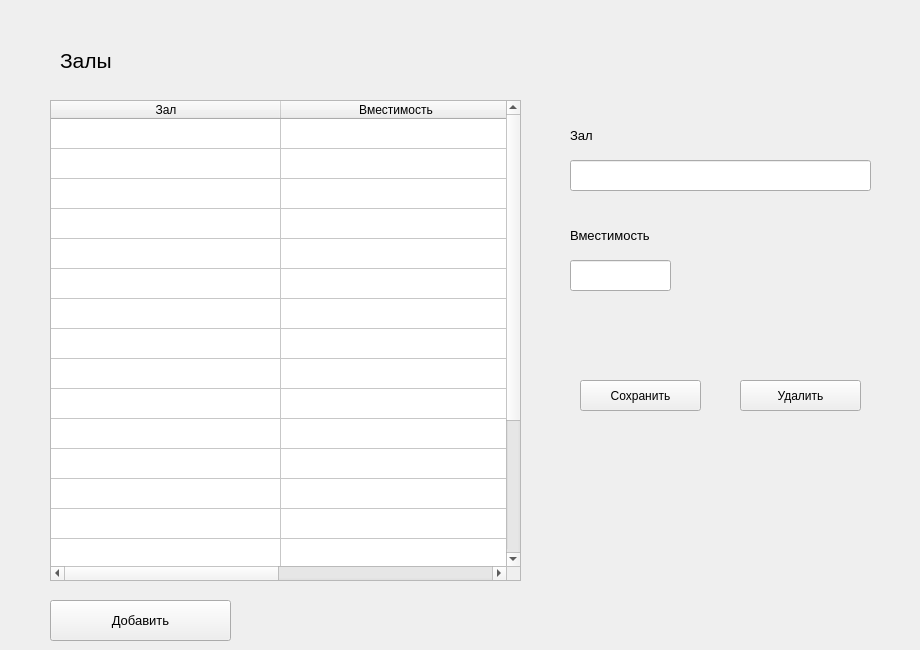
    <widget class="QWidget" name="HallPage">
     <widget class="QTableWidget" name="HallTableWidget">
      <property name="geometry">
       <rect>
        <x>50</x>
        <y>100</y>
        <width>471</width>
        <height>481</height>
       </rect>
      </property>
      <property name="rowCount">
       <number>20</number>
      </property>
      <attribute name="horizontalHeaderDefaultSectionSize">
       <number>230</number>
      </attribute>
      <attribute name="verticalHeaderVisible">
       <bool>false</bool>
      </attribute>
      <row/>
      <row/>
      <row/>
      <row/>
      <row/>
      <row/>
      <row/>
      <row/>
      <row/>
      <row/>
      <row/>
      <row/>
      <row/>
      <row/>
      <row/>
      <row/>
      <row/>
      <row/>
      <row/>
      <row/>
      <column>
       <property name="text">
        <string>Зал</string>
       </property>
      </column>
      <column>
       <property name="text">
        <string>Вместимость</string>
       </property>
      </column>
     </widget>
     <widget class="QLabel" name="label_73">
      <property name="geometry">
       <rect>
        <x>60</x>
        <y>30</y>
        <width>141</width>
        <height>61</height>
       </rect>
      </property>
      <property name="font">
       <font>
        <pointsize>16</pointsize>
       </font>
      </property>
      <property name="text">
       <string>Залы</string>
      </property>
     </widget>
     <widget class="QWidget" name="widget_hall" native="true">
      <property name="geometry">
       <rect>
        <x>550</x>
        <y>100</y>
        <width>361</width>
        <height>331</height>
       </rect>
      </property>
      <widget class="QLabel" name="label_2">
       <property name="geometry">
        <rect>
         <x>20</x>
         <y>20</y>
         <width>55</width>
         <height>31</height>
        </rect>
       </property>
       <property name="font">
        <font>
         <pointsize>10</pointsize>
        </font>
       </property>
       <property name="text">
        <string>Зал</string>
       </property>
      </widget>
      <widget class="QLineEdit" name="HallEdit">
       <property name="geometry">
        <rect>
         <x>20</x>
         <y>60</y>
         <width>301</width>
         <height>31</height>
        </rect>
       </property>
      </widget>
      <widget class="QLineEdit" name="CapacityEdit">
       <property name="geometry">
        <rect>
         <x>20</x>
         <y>160</y>
         <width>101</width>
         <height>31</height>
        </rect>
       </property>
      </widget>
      <widget class="QLabel" name="label_3">
       <property name="geometry">
        <rect>
         <x>20</x>
         <y>120</y>
         <width>121</width>
         <height>31</height>
        </rect>
       </property>
       <property name="font">
        <font>
         <pointsize>10</pointsize>
        </font>
       </property>
       <property name="text">
        <string>Вместимость</string>
       </property>
      </widget>
      <widget class="QPushButton" name="Save_hallBtn">
       <property name="geometry">
        <rect>
         <x>30</x>
         <y>280</y>
         <width>121</width>
         <height>31</height>
        </rect>
       </property>
       <property name="text">
        <string>Сохранить</string>
       </property>
      </widget>
      <widget class="QPushButton" name="Delete_hallBtn">
       <property name="geometry">
        <rect>
         <x>190</x>
         <y>280</y>
         <width>121</width>
         <height>31</height>
        </rect>
       </property>
       <property name="text">
        <string>Удалить</string>
       </property>
      </widget>
     </widget>
     <widget class="QPushButton" name="AddHallBtn">
      <property name="geometry">
       <rect>
        <x>50</x>
        <y>600</y>
        <width>181</width>
        <height>41</height>
       </rect>
      </property>
      <property name="font">
       <font>
        <pointsize>10</pointsize>
       </font>
      </property>
      <property name="text">
       <string>Добавить</string>
      </property>
     </widget>
    </widget>
